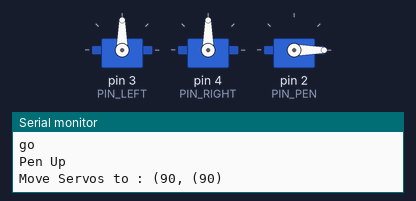
Bench run of a program on a simulated Arduino Nano, built with avr-gcc and run on an emulated ATmega328P. On the bench: 3 × servo, the last lines printed to the serial monitor.

Above: at 0.1 s.
At 2.5 s:
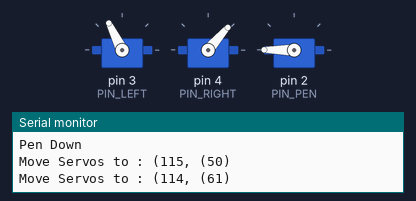
At 4.9 s:
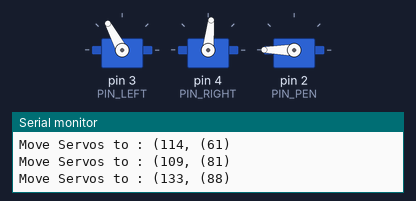
At 9.8 s:
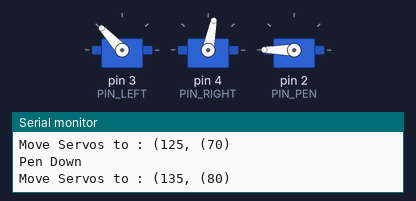
At 13.7 s:
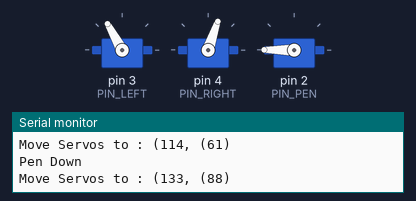
At 19.6 s:
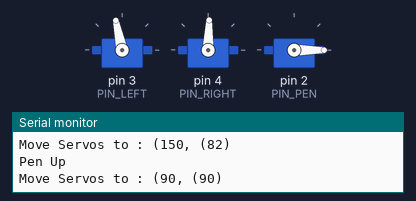
Timing chart, 0 to 21.4 s (numbered marks = the images above):
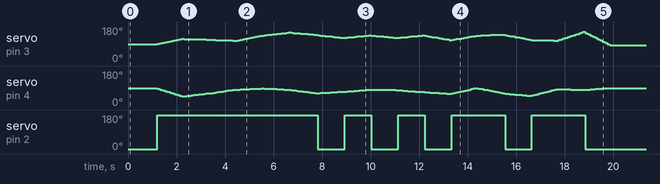

The program:

main.cpp
```cpp
#include <Arduino.h>
#include <Servo.h>

const int PIN_PEN = 2;
const int PIN_LEFT = 3;
const int PIN_RIGHT = 4;

const int PEN_UP_ANGLE = 0;
const int PEN_DOWN_ANGLE = 180;

const int PEN_DIRECTION = PEN_DOWN_ANGLE > PEN_UP_ANGLE ? 1 : -1;

const int HOME_LEFT = 90;
const int HOME_RIGHT = 90;

const int PEN_DELAY = 10;    // mS per degree for pen servo
const int ANGLE_DELAY = 100; // mS per degree for arm servos

const float STEPS = 10;

Servo servoLeft;
Servo servoRight;
Servo servoPen;

// forward declarations

void home();
void penUp();
void penDown();
void moveServos(int angleLeft, int angleRight);

void go()
{
    Serial.println("go");
    home();

    penDown();

    // hexagon
    moveServos(115, 50);
    moveServos(114, 61);
    moveServos(109, 81);
    moveServos(133, 88);
    moveServos(150, 82);
    moveServos(140, 65);

    penUp();

    // centre cross
    moveServos(125, 70);
    penDown();
    moveServos(135, 80);
    penUp();
    moveServos(125, 80);
    penDown();
    moveServos(135, 70);

    // star
    penUp();
    moveServos(114, 61);
    penDown();
    moveServos(133, 88);
    moveServos(140, 65);
    penUp();
    moveServos(115, 50);
    penDown();
    moveServos(109, 81);
    moveServos(150, 82);
    home();
}

void setup()
{
    Serial.begin(9600);
    servoLeft.attach(PIN_LEFT);
    servoRight.attach(PIN_RIGHT);
    servoPen.attach(PIN_PEN);
    go();
}

void loop()
{
    // go();
    delay(1000);
}

void moveServos(int angleLeft, int angleRight)
{

    Serial.print("Move Servos to : (");
    Serial.print(angleLeft);
    Serial.print(", (");
    Serial.print(angleRight);
    Serial.print(")\n");

    float previousLeft = servoLeft.read(); // last value written (cast to float)
    float previousRight = servoRight.read();

    float stepLeft = (float)(angleLeft - previousLeft) / STEPS;
    float stepRight = (float)(angleRight - previousRight) / STEPS;

    float currentLeft = previousLeft;
    float currentRight = previousRight;

    for (int i = 0; i <= STEPS; i++)
    {
        currentLeft += stepLeft;
        currentRight += stepRight;

        servoLeft.write(currentLeft);
        servoRight.write(currentRight);
        delay(ANGLE_DELAY);
    }
}

void penUp()
{
    Serial.println("Pen Up");
    /*
    int i = servoPen.read(); // last value written
    Serial.println(i);
    while (i != PEN_UP_ANGLE)
    {
                Serial.println(i);
        i += PEN_DIRECTION;
        servoPen.write(i);
        delay(PEN_DELAY);
    }
    */
    servoPen.write(0);
}

void penDown() // later : combine with above
{
    Serial.println("Pen Down");
    servoPen.write(180);
    /*
    int i = servoPen.read(); // last value written
    while (i != PEN_DOWN_ANGLE)
    {
        i -= PEN_DIRECTION;
        servoPen.write(i);
        delay(PEN_DELAY);
    }
    */
}

void home()
{

    penUp();
    moveServos(HOME_LEFT, HOME_RIGHT);
    delay(PEN_DELAY + ANGLE_DELAY);
}
```
